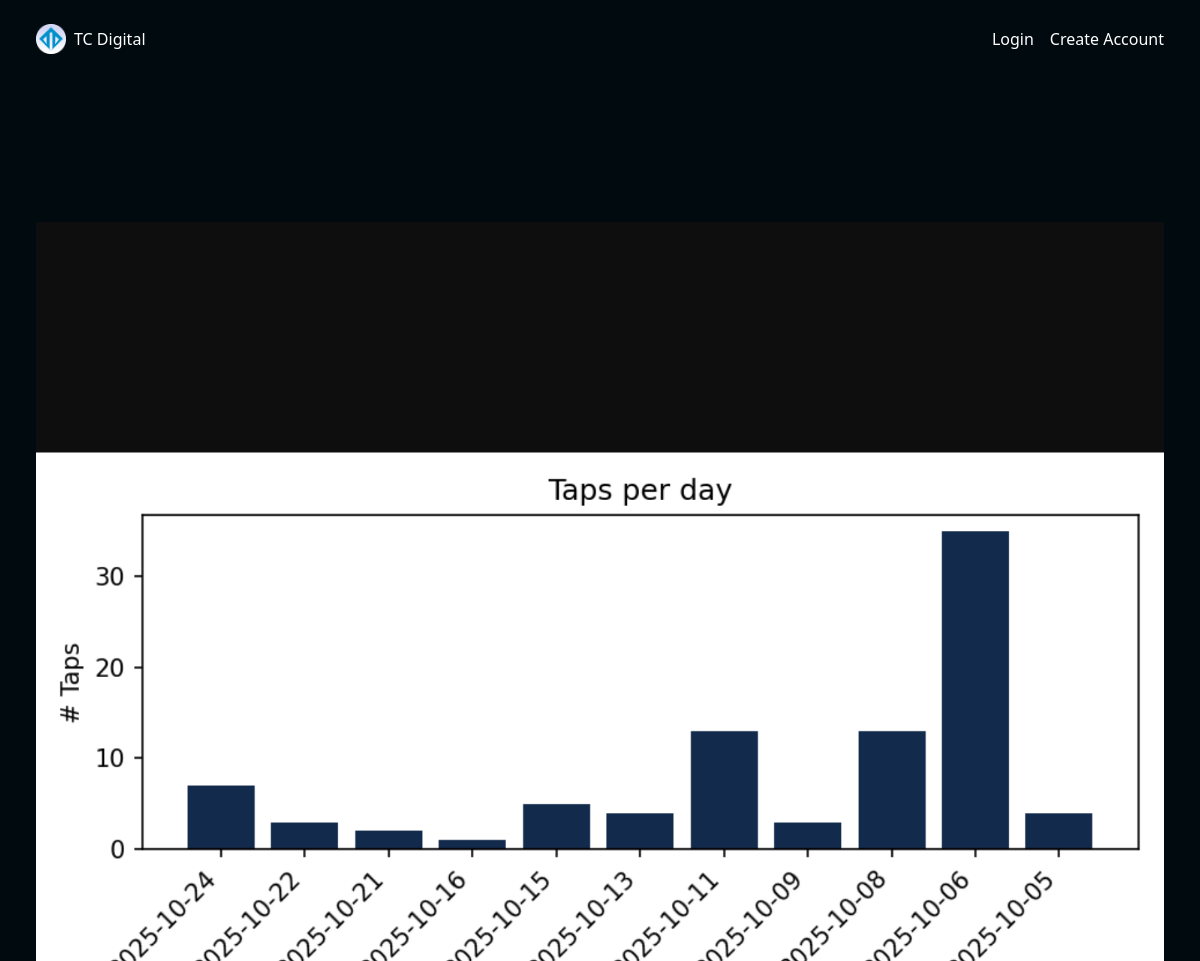
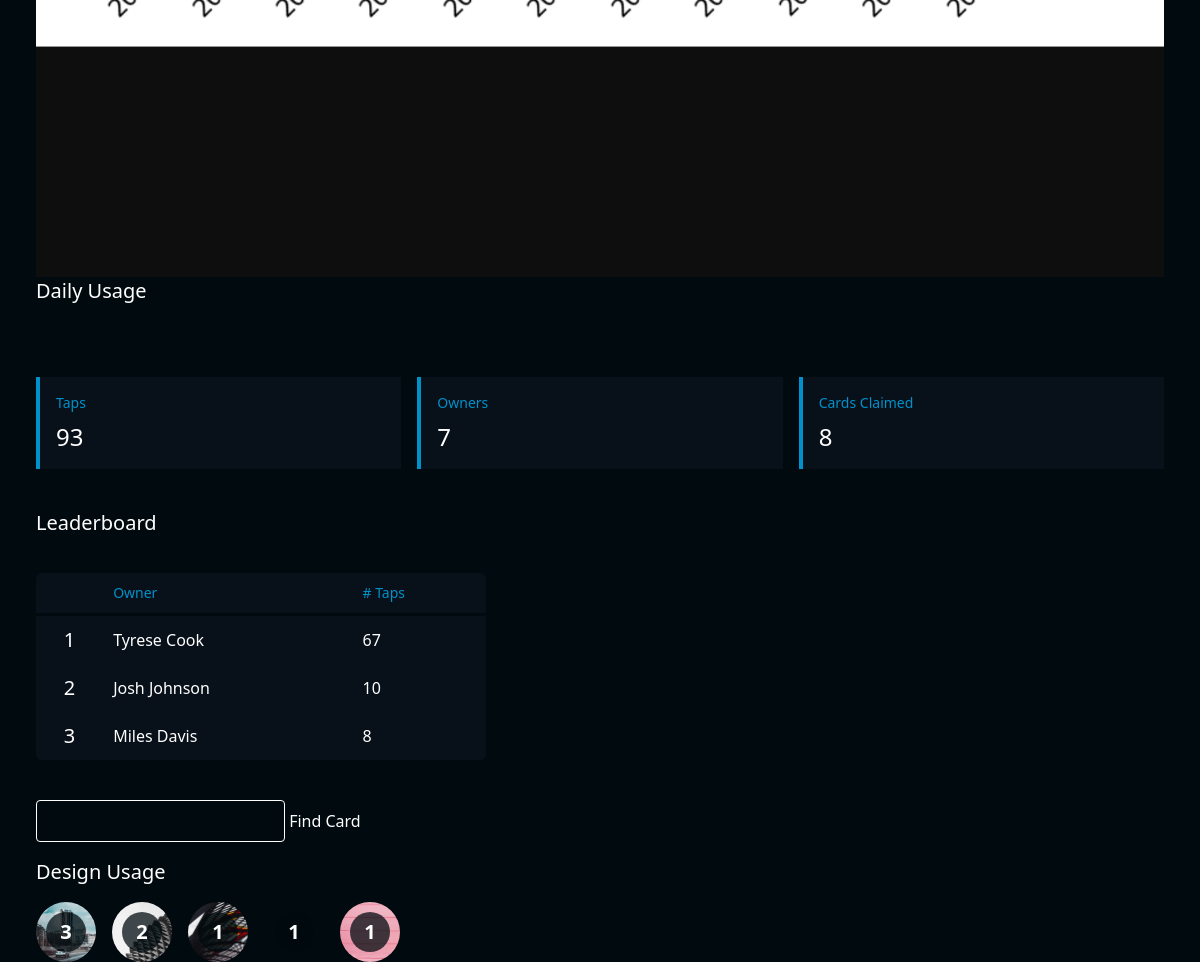
Screenshot of /stats/ with the database file from the repository (2 pictures, top to bottom).
### cardManager/models.py (models this page shows)
class Owner(models.Model):
	owner_id = models.AutoField(primary_key=True)
	first_name = models.CharField(max_length=100, blank=False)
	last_name = models.CharField(max_length=100, blank=False)
	email = models.EmailField(max_length=200, blank=False, unique=True)
	pword = models.CharField(max_length=128, blank=False)
	date_created = models.DateTimeField(default=timezone.now, editable=False)
	last_login = models.DateTimeField(default=timezone.now, editable=False )
	def __str__(self):
		return f'{self.first_name} {self.last_name}'

class Design(models.Model):
	design_id = models.AutoField(primary_key=True)
	name = models.CharField(blank=False, null=False, max_length=50)
	front_design = models.ImageField(upload_to='cardDesigns/', blank=True)
	def __str__(self):
		return self.name

### cardManager/views.py (the view, shortened to what this page needs)
# urls.py: path('stats/', views.Stats.as_view(), name='stats_view'),
class Stats(ListView):
	model = Usage
	template_name = 'cardManager/stats.html'
	def get_context_data(self, **kwargs):
		context = super().get_context_data(**kwargs)
		query = self.request.GET.get('query')
		card_results = None
		context['query'] = query
		context['card_results'] = card_results
		claimed_cards = Card.objects.exclude(owner=None)
		context['n_cards_claimed'] = claimed_cards.count()
		context['n_taps'] = Usage.objects.exclude(card__owner=None).count()
		context['n_users'] = Owner.objects.count()
		"""
		Card taps per owner:

		1) Start with all Usage objects.
		2) Exclude usages where the related card has no owner.
		3) Group the remaining usages by the card owner's ID.
		4) Annotate each group with a new field 'n_card_taps'
			representing the number of Usage records (taps)
			associated with that owner's cards.
		"""
		user_taps = (
			Usage.objects
			.exclude(card__owner=None)
			.values('card__owner_id')
			.annotate(n_card_taps=Count('card'))
			.order_by('-n_card_taps')[0:3]
		) # ==> <QuerySet [{'card__owner_id': 1, 'n_card_taps': 37},{..}]>
		cleaned_user_taps = [
			{
				'user': Owner.objects.get(pk=item['card__owner_id']),
				'n_card_taps': item['n_card_taps']
			}
			for item in user_taps
		] # ==> [{'user': <Owner: Tyrese Cook>, 'n_card_taps': 37}, {...}]
		context['user_taps'] = cleaned_user_taps
		"""
		uses per design

		1) Start with claimed Card objects
		2) Group the remaining cards by the card design_id
		3) Annotate each unique design with a new field 'n_uses'
			which counts the nuber of Card records
			associated with a unique design
		4) Order data by n_uses
		"""
		design_usage = (
			claimed_cards.values('design_id')
			.annotate(n_uses=Count('design'))
			.order_by('-n_uses') # ==> <QuerySet [{'design_id':1, 'n_uses': 2]>
		)
		cleaned_design_usage = [
			{
				'design':Design.objects.get(pk=item['design_id']),
				'n_uses':item['n_uses']
			}
			for item in design_usage
		] # ==> [{'design': <Design: Abstract>, 'n_uses': 2},{...}]
		context['design_usage'] = cleaned_design_usage
		usage_by_day = (
			Usage.objects
			.exclude(card__owner=None)
			.values(unique_day=TruncDay('date_used'))
			.annotate(n_taps=Count('unique_day'))
			.order_by('-unique_day')
		)
		context['usage_by_day'] = usage_by_day
		print('Stats.get_context_data() => ', context)
		return context

### cardManager/models.py (called while the page is built)
	def __str__(self):
		return f"Card {self.token}" if self.owner else f"[Unclaimed] Card {self.token}"

	def __str__(self):
		return f'{self.date_used} {self.card}'

### cardManager/templates/cardManager/stats.html (shortened to what this page needs)
{% extends 'cardManager/base.html'%}
{% load static %}
{% block content %}
<div class="flex flex-col">
    <img src="{% url 'daily_usage_graph_png_view' %}" alt="">
</div>
<div class="flex flex-col gap-4 mb-10 text-white">
    <h2 class="text-xl">Daily Usage</h2>
</div>
<div class="flex flex-row gap-4 mb-10 text-white cards-sm">
        <div class="flex flex-col gap-2 card">
            <h2 class="text-2xl">{{ n_taps }}</h2>
            <p class="text-sm">Taps</p>
        </div>
        <div class="flex flex-col gap-2 text-white card">
            <h2 class="text-2xl">{{ n_users }}</h2>
            <p class="text-sm">Owners</p>
        </div>
        <div class="flex flex-col gap-2 text-white card">
            <h2 class="text-2xl">{{ n_cards_claimed }}</h2>
            <p class="text-sm">Cards Claimed</p>
        </div>
</div>
<div class=" flex flex-col text-white mb-10">
    <h2 class="text-xl">Leaderboard</h2>
    <table class="card-table mt-5">
        <thead>
            <tr>
                <th></th>
                <th class="text-sm">Owner</th>
                <th class="text-sm"># Taps</th>
            </tr>
        </thead>
        <tbody>
            {% for user_tap in user_taps %}
            <tr>
                <td class="text-xl">{{ forloop.counter }}</td>
                <td>{{ user_tap.user }}</td>
                <td>{{ user_tap.n_card_taps }}</td>
            </tr>
            {% empty %}
            <tr>
                <td colspan="3">No users yet</td>
            </tr>
            {% endfor %}
        </tbody>
    </table>
</div>
<div class="mb-4 flex flex-row position-relative">
    <form method="get">
        {% if query %}
        <input type="text" class="border-1 border-white rounded p-2" name="query" value="{{ query }}">
        {% else %}
        <input type="text" class="border-1 border-white rounded p-2" name="query">
        {% endif %}
        <input type="submit" value="Find Card" class="position-absolute">
    </form>
</div>
		<div class=" flex flex-col text-white">
			<h2 class="text-xl">Design Usage</h2>
            <div class="flex gap-4 flex-wrap cards mt-4">
                {% for design_dict in design_usage %}
                <div class="flex flex-col justify-center items-center rounded-full w-15 h-15 p-2 relative" style="background:url('{{ design_dict.design.front_design.url }}');background-size:cover">
                    <p class="bg-[var(--color-bkg-transparent)] w-10 h-10 flex rounded-full justify-center items-center text-xl font-bold absolute">{{ design_dict.n_uses }}</p>
                </div>
                {% empty %}
                <div>
                    <p> No designs yet
                </div>
                {% endfor %}
            </div>
		</div>
{% endblock %}

### static/css/base.css (style rules this page uses)
:root { --color-main:#0091CA; --color-main-dark:#010a0e; --color-secondary:; --color-secondary-dark:; --color-input-bkg:#081b2b66; --color-danger:red; --color-input-border:#1f719340; --color-contrast-container:#151c3057; --color-bkg:#010a0e; --color-bkg-transparent:#010a0ebb; }
.bkg-gradient { background:var(--color-bkg); }

### static/css/cards.css (style rules this page uses)
.card-circle, table.card-table, .cards-sm .card.flex-col { background-color: var(--color-contrast-container); }

### static/css/forms.css (style rules this page uses)
input::placeholder { color: grey; font-style: italic; }

### rows the page displays
Owner: user "Tyrese Cook", n_card_taps "67"
Owner: user "Josh Johnson", n_card_taps "10"
Owner: user "Miles Davis", n_card_taps "8"
Design: design.front_design (picture), n_uses "3"
Design: design.front_design (picture), n_uses "2"
Design: design.front_design (picture), n_uses "1"
Design: n_uses "1"
Design: design.front_design (picture), n_uses "1"

### other values shown
{{ n_taps }} "93"
{{ n_users }} "7"
{{ n_cards_claimed }} "8"
